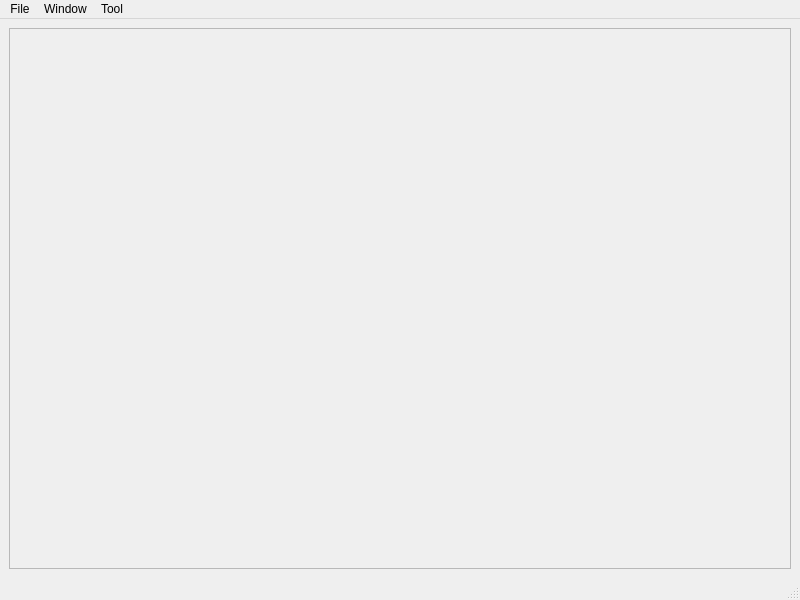
<?xml version="1.0" encoding="UTF-8"?>
<ui version="4.0">
 <class>mainWindow</class>
 <widget class="QMainWindow" name="mainWindow">
  <property name="geometry">
   <rect>
    <x>0</x>
    <y>0</y>
    <width>800</width>
    <height>600</height>
   </rect>
  </property>
  <property name="windowTitle">
   <string>MainWindow</string>
  </property>
  <widget class="QWidget" name="centralwidget">
   <layout class="QVBoxLayout" name="verticalLayout">
    <item>
     <widget class="QFrame" name="glFrame">
      <property name="autoFillBackground">
       <bool>true</bool>
      </property>
      <property name="frameShape">
       <enum>QFrame::StyledPanel</enum>
      </property>
      <property name="frameShadow">
       <enum>QFrame::Raised</enum>
      </property>
      <layout class="QVBoxLayout" name="glFrameLayout"/>
     </widget>
    </item>
   </layout>
  </widget>
  <widget class="QMenuBar" name="menubar">
   <property name="geometry">
    <rect>
     <x>0</x>
     <y>0</y>
     <width>800</width>
     <height>19</height>
    </rect>
   </property>
   <widget class="QMenu" name="menuFile">
    <property name="title">
     <string>File</string>
    </property>
   </widget>
   <widget class="QMenu" name="menuWindow">
    <property name="title">
     <string>Window</string>
    </property>
    <addaction name="actionFormNodeEditor"/>
    <addaction name="actionLogWindow"/>
    <addaction name="actionTimeLine"/>
   </widget>
   <widget class="QMenu" name="menuTool">
    <property name="title">
     <string>Tool</string>
    </property>
    <addaction name="actionColladaData"/>
   </widget>
   <addaction name="menuFile"/>
   <addaction name="menuWindow"/>
   <addaction name="menuTool"/>
  </widget>
  <widget class="QStatusBar" name="statusbar"/>
  <action name="actionFormNodeEditor">
   <property name="text">
    <string>NodeEditor</string>
   </property>
  </action>
  <action name="actionLogWindow">
   <property name="text">
    <string>LogWindow</string>
   </property>
  </action>
  <action name="actionTimeLine">
   <property name="text">
    <string>TimeLine</string>
   </property>
  </action>
  <action name="actionColladaData">
   <property name="text">
    <string>ColladaData</string>
   </property>
  </action>
 </widget>
 <resources/>
 <connections>
  <connection>
   <sender>actionFormNodeEditor</sender>
   <signal>triggered()</signal>
   <receiver>mainWindow</receiver>
   <slot>slot_showFormNodeEditor()</slot>
   <hints>
    <hint type="sourcelabel">
     <x>-1</x>
     <y>-1</y>
    </hint>
    <hint type="destinationlabel">
     <x>399</x>
     <y>299</y>
    </hint>
   </hints>
  </connection>
  <connection>
   <sender>actionLogWindow</sender>
   <signal>triggered()</signal>
   <receiver>mainWindow</receiver>
   <slot>slot_showFormLogWindow()</slot>
   <hints>
    <hint type="sourcelabel">
     <x>-1</x>
     <y>-1</y>
    </hint>
    <hint type="destinationlabel">
     <x>399</x>
     <y>299</y>
    </hint>
   </hints>
  </connection>
  <connection>
   <sender>actionTimeLine</sender>
   <signal>triggered()</signal>
   <receiver>mainWindow</receiver>
   <slot>slot_showTimeLine()</slot>
   <hints>
    <hint type="sourcelabel">
     <x>-1</x>
     <y>-1</y>
    </hint>
    <hint type="destinationlabel">
     <x>399</x>
     <y>299</y>
    </hint>
   </hints>
  </connection>
  <connection>
   <sender>actionColladaData</sender>
   <signal>triggered()</signal>
   <receiver>mainWindow</receiver>
   <slot>slot_showFormColladaDataTool()</slot>
   <hints>
    <hint type="sourcelabel">
     <x>-1</x>
     <y>-1</y>
    </hint>
    <hint type="destinationlabel">
     <x>399</x>
     <y>299</y>
    </hint>
   </hints>
  </connection>
 </connections>
 <slots>
  <slot>slot_showFormNodeEditor()</slot>
  <slot>slot_showFormLogWindow()</slot>
  <slot>slot_showTimeLine()</slot>
  <slot>slot_showFormColladaDataTool()</slot>
 </slots>
</ui>
